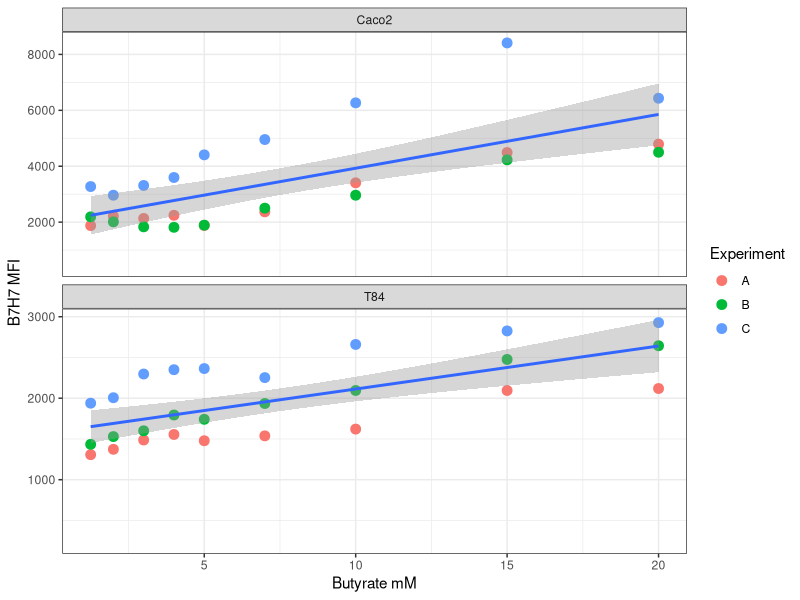
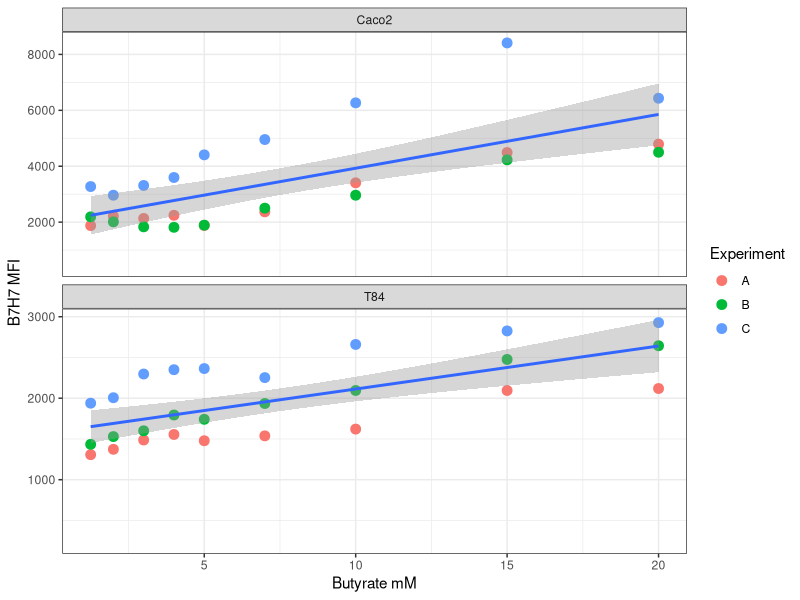

Generate these figures, in order, with R:
## ---- chunk 1
knitr::opts_chunk$set(echo = TRUE)

library(tidyverse)
library(ggplot2)
## ---- chunk 2
df <- readxl::read_excel("MFI value Sodium Butyrate High End.xls", 
                         col_names=as.character(1:7)) %>% 
  t()

colnames(df) <- df[1,]
df <- as.data.frame(df[2:nrow(df),])


get_butyrate_conc <- function(x){
  if(!grepl("Sodium Butyrate", x)){
    return(NA)
  }
  new <- gsub("Sodium Butyrate|mM", "", x)
  return(as.numeric(new))
}

pivot.df <- df %>%
  pivot_longer(cols=-c(Date, Type),
               values_to="B7H7 MFI") %>%
  mutate(`Butyrate concentration`=sapply(name, FUN=get_butyrate_conc),
         `B7H7 MFI`=as.numeric(`B7H7 MFI`)) %>%
  rename(Experiment=Date)
## ---- chunk 3
mod <- lm(`B7H7 MFI` ~ `Butyrate concentration` + Experiment, 
          data=filter(pivot.df,
                      Type=="Caco2")
          )

broom::tidy(mod) %>% 
  knitr::kable()

## ---- chunk 4
mod <- lm(`B7H7 MFI` ~ `Butyrate concentration` + Experiment, 
          data=filter(pivot.df,
                      Type=="T84")
          )

broom::tidy(mod) %>% 
  knitr::kable()

## ---- chunk 5
ggplot(data=pivot.df,
       mapping=aes(x=`Butyrate concentration`,
                   y=`B7H7 MFI`)) +
  geom_point(size=3,
             mapping=aes(color=`Experiment`)) +
  geom_smooth(method="lm") +
  facet_wrap(~Type, nrow=2, scales="free_y") +
  xlab("Butyrate mM") +
  theme_bw()

ggsave("B7H7_lm.pdf")
